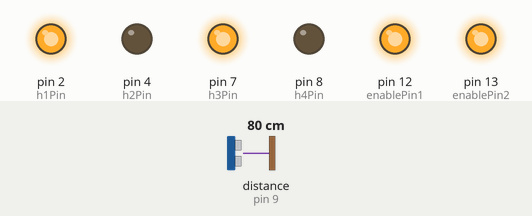
Simulated run of this sketch. Board: Arduino Uno, built with avr-gcc and run on an emulated ATmega328P. Shown: output pins drawn as LEDs (lit = HIGH). Wiring (inferred from the names in the program): ultrasonic range finder: trigger pin 10; echo pin 9. Dashed ring = blinking. Inputs (shaded band) come from the test bench; at power-on: distance to the obstacle (sensor on pin 9) 80 cm. The echo pulse lasts 58.3 µs per cm; pins used as bus, display or sensor lines are not drawn.

Above: at 1.8 s.
1.9 s: distance to the obstacle (sensor on pin 9) set to 53 cm
3.4 s: distance to the obstacle (sensor on pin 9) set to 46 cm
At 4.5 s:
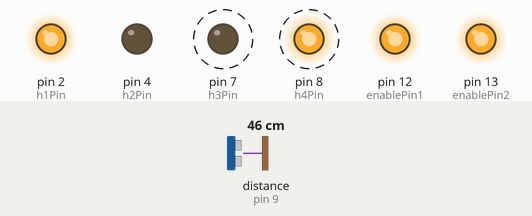
7.5 s: distance to the obstacle (sensor on pin 9) set to 60 cm
At 8.1 s:
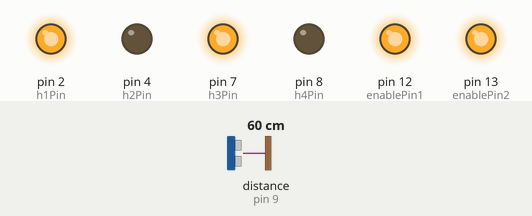
9.3 s: distance to the obstacle (sensor on pin 9) set to 2 cm
At 11.2 s:
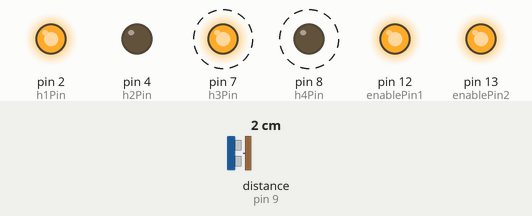
Timing chart, 0 to 14.4 s (numbered marks = the images above; inputs shaded):
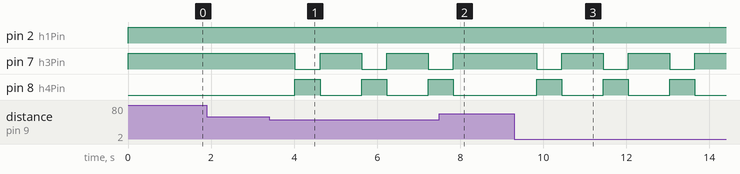

The sketch:

sketch.ino
```cpp
const int h1Pin     = 2;
const int h2Pin     = 4;
const int h3Pin     = 7;
const int h4Pin     = 8;
const int enablePin1 = 12;
const int enablePin2 = 13;

const int echoPin = 9;
const int triggerPin = 10;
const int turningDirection = 0;

int turning = 0;

void setup()
{
  pinMode(h1Pin, OUTPUT);
  pinMode(h2Pin, OUTPUT);
  pinMode(h3Pin, OUTPUT);
  pinMode(h4Pin, OUTPUT);
  pinMode(enablePin1, OUTPUT);
  pinMode(enablePin2, OUTPUT);
  digitalWrite(enablePin1, HIGH);
  digitalWrite(enablePin2, HIGH);

  pinMode(triggerPin, OUTPUT);
  pinMode(echoPin, INPUT);
}

void loop()
{
  if (getRange() < 50 && turning == 0) {
    stop();
    turnLeft();
    turning = 1;
    delay(600);
  } else {
    forward();
    turning = 0;
    delay(1000);
  }
}

int getRange() {
  pingRanger();
  return (pulseIn(echoPin, HIGH) / 58);
}

void pingRanger() {
  digitalWrite(triggerPin, HIGH);
  delayMicroseconds(10);
  digitalWrite(triggerPin, LOW);
}

void rightStop() {
  digitalWrite(h1Pin, LOW);
  digitalWrite(h2Pin, LOW);
}

void rightForward() {
  digitalWrite(h1Pin, HIGH);
  digitalWrite(h2Pin, LOW);
}

void rightReverse() {
  digitalWrite(h1Pin, LOW);
  digitalWrite(h2Pin, HIGH);
}

void leftStop() {
  digitalWrite(h3Pin, LOW);
  digitalWrite(h4Pin, LOW);
}

void leftForward() {
  digitalWrite(h3Pin, HIGH);
  digitalWrite(h4Pin, LOW);
}

void leftReverse() {
  digitalWrite(h3Pin, LOW);
  digitalWrite(h4Pin, HIGH);
}

void stop() {
  leftStop();
  rightStop();
}

void forward() {
  leftForward();
  rightForward();
}

void reverse() {
  leftReverse();
  rightReverse();
}

void turnLeft() {
  rightForward();
  leftReverse();
}

void turnRight() {
  leftForward();
  rightReverse();
}
```

Measured:
- the behaviour switches between 51 and 50 cm on distance to the obstacle (sensor on pin 9) (found by bisection; images 0 and 1)
- after the input at 1.9 s, every drawn part: stays the same
- after the input at 3.4 s, pin 7 (h3Pin): alternates HIGH for 1.0 s and LOW for 0.60 s, starting after 0.62 s; pin 8 (h4Pin): alternates HIGH for 0.60 s and LOW for 1.0 s, starting after 0.62 s
- after the input at 7.5 s, pin 7 (h3Pin): goes on until 7.8 s, then stays HIGH; pin 8 (h4Pin): goes on until 7.8 s, then stays LOW
- after the input at 9.3 s, pin 7 (h3Pin): alternates HIGH for 1.0 s and LOW for 0.60 s, starting after 0.54 s; pin 8 (h4Pin): alternates HIGH for 0.60 s and LOW for 1.0 s, starting after 0.54 s
